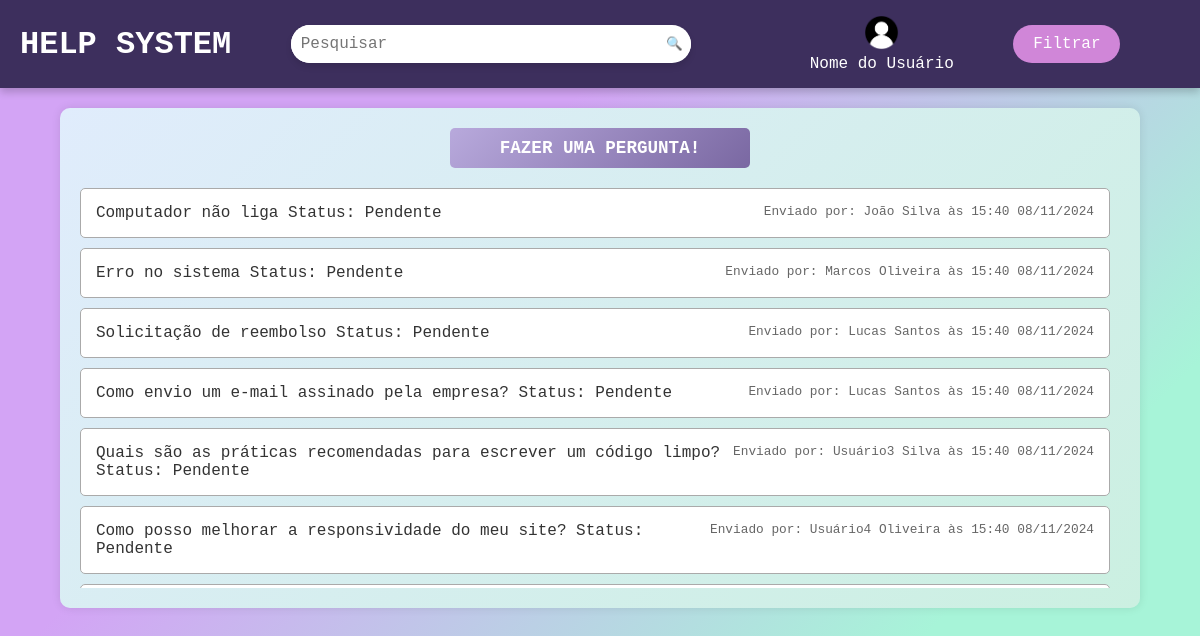
The page / on the database its author committed.
### app/models.py (models this page shows, shortened)
class Solicitacao(db.Model):
    __tablename__ = 'solicitacoes'
    id_solicitacao = db.Column(db.Integer, primary_key=True, autoincrement=True)  # Auto-increment
    id_usuario = db.Column(db.Integer, db.ForeignKey('usuarios.id_usuario'), nullable=False)
    id_categoria = db.Column(db.Integer, db.ForeignKey('categorias.id_categoria'), nullable=False)
    titulo = db.Column(db.String(80), unique=True, nullable=False)
    descricao = db.Column(db.String(240))
    status = db.Column(db.Integer, default=0)  # Default value for status
    data_criacao = db.Column(db.DateTime, default=db.func.now())  # Default value for creation timestamp
    data_resolucao = db.Column(db.DateTime)
    usuario = db.relationship('Usuario', backref=db.backref('solicitacoes', lazy=True))
    categoria = db.relationship('Categoria', backref=db.backref('solicitacoes', lazy=True))

class Usuario(db.Model):
    __tablename__ = 'usuarios'  # Explicitly set the table name
    id_usuario = db.Column(db.Integer, primary_key=True, autoincrement=True)  # Auto-increment
    nome = db.Column(db.String(80), unique=True, nullable=False)
    sobrenome = db.Column(db.String(80), unique=True, nullable=False)
    email = db.Column(db.String(120), unique=True, nullable=False)
    senha = db.Column(db.String(128), nullable=False)
    id_departamento = db.Column(db.Integer, db.ForeignKey('departamentos.id_departamento'), nullable=False)
    departamento = db.relationship('Departamento', backref=db.backref('usuarios', lazy=True))

### app/routes.py (the view)
@main.route('/', methods=['GET', 'POST'])
def index():
    categorias = db.session.query(Categoria).all()
    usuarios = db.session.query(Usuario).all()
    filtro_categoria = None
    filtro_status = None
    filtro_colaborador = None
    pesquisa = None
    query = Solicitacao.query
    filtro_categoria = request.form.get('categoria', None)
    filtro_status = request.form.get('status', None)
    filtro_colaborador = request.form.get('colaborador', None)
    pesquisa = request.form.get('pesquisa', None)
    if filtro_categoria:
        categoria = Categoria.query.filter_by(nome=filtro_categoria).first()
        if categoria:
            query = query.filter(Solicitacao.id_categoria == categoria.id_categoria)
    if filtro_status:
        status = 1 if filtro_status == '1' else 0
        query = query.filter(Solicitacao.status == status)
    if filtro_colaborador:
        colaboradores = Usuario.query.filter(
            (Usuario.nome + ' ' + Usuario.sobrenome).like(f'%{filtro_colaborador}%')
        ).all()
        if colaboradores:
            query = query.filter(Solicitacao.id_usuario.in_([colaborador.id_usuario for colaborador in colaboradores]))
    if pesquisa:
        query = query.filter(or_(
            Solicitacao.descricao.like(f'%{pesquisa}%'),
            Solicitacao.titulo.like(f'%{pesquisa}%')
        ))
    print("Query:",query)
    solicitacoes = query.all()
    print(f"Solicitacoes requisitadas: {len(solicitacoes)}")
    return render_template(
        'index.html',
        categorias=categorias,
        usuarios=usuarios,
        solicitacoes=solicitacoes,
        filtro_categoria=filtro_categoria,
        filtro_status=filtro_status,
        filtro_colaborador=filtro_colaborador,
        pesquisa=pesquisa
    )

### templates/index.html (shortened to what this page needs)
<!DOCTYPE html>
<html lang="pt-br">
  <head>
    <link rel="stylesheet" href="/static/css/index.css" />
  </head>
  <body>
    <header class="navbar">
      <div class="logo">
        <h1>HELP SYSTEM</h1>
      </div>
      <div class="search-container">
        <input type="text" placeholder="Pesquisar" id="pesquisa", name="pesquisa" />
        <button type="submit" id="update-query-button" class="search-button">🔍</button>
      </div>
      <div class="user-info" id="user-dropdown-toggle">
        <img
          src="{{ url_for('static', filename='img/user-profile-pic.png') }}"
          alt="Foto do Usuário"
          class="user-photo"
        />
        <span class="user-name" >Nome do Usuário</span>
      </div>
      <span class="filter-button" id="filters-dropdown-toggle">Filtrar</span>
    </header>
    <div class="container">
      <a href="{{ url_for('main.pergunta') }}"" class="ask-button">FAZER UMA PERGUNTA!</a>
    {% if solicitacoes %}
    <div class="questions-list">
        {% for solicitacao in solicitacoes %}
            <div class="question-box">
                <a href="{{ url_for('main.resposta') }}" class="question-link">{{ solicitacao.titulo }}</a>
                <span class="info">
                    Enviado por: {{ solicitacao.usuario.nome }} {{ solicitacao.usuario.sobrenome }}
                    às {{ solicitacao.data_criacao.strftime('%H:%M %d/%m/%Y') }}
                </span>
                <span class="status
                    {% if solicitacao.status == 0 %}
                        Pendente
                    {% else %}
                        Resolvido
                    {% endif %}
                ">
                    Status:
                    {% if solicitacao.status == 0 %}
                        Pendente
                    {% else %}
                        Resolvido
                    {% endif %}
                </span>
            </div>
        {% endfor %}
    </div>
      {% else %}
          <p>Nenhuma solicitação encontrada.</p>
      {% endif %}
      </div>
  </body>
</html>

### static/css/index.css (style rules this page uses)
* { margin: 0; padding: 0; box-sizing: border-box; font-family: 'Lucida Console', Monaco, monospace; }
html, body { min-height: 100%; }
body { display: flex; flex-direction: column; align-items: center; background: linear-gradient(135deg, #d3a4f5 30%, #a7f4d8 70%); color: #333; }
.navbar { display: flex; justify-content: space-between; align-items: center; width: 100%; max-height: 20em; padding: 15px 20px; background: #3d2f5d; color: white; box-shadow: 0 4px 8px rgba(0, 0, 0, 0.2); flex-wrap: wrap; }
.logo h1 { font-size: 2em; color: white; margin-bottom: auto; }
.search-container { display: flex; align-items: center; background: #ffffff; border-radius: 25px; box-shadow: 0 4px 6px rgba(0, 0, 0, 0.1); width: 100%; max-width: 400px; margin-right: 25px; margin: 0 auto; transition: box-shadow 0.3s; }
.search-container input[type="text"] { padding: 10px 10px; border: none; outline: none; font-size: 1em; color: #333; width: 100%; border-radius: 25px 0 0 25px; }
.search-button { background-color: #ffffff; padding: 8px; border: none; cursor: pointer; transition: transform 0.2s; display: flex; align-items: center; justify-content: center; border-radius: 0 25px 25px 0; }
.filter-button { background-color: #d086d8; color: #ffffff; padding: 10px 20px; border: none; border-radius: 25px; cursor: pointer; font-size: 1em; transition: background 0.3s, transform 0.2s; display: flex; margin-left: auto; margin-right: auto; }
.user-info { display: flex; flex-direction: column; align-items: center; text-align: center; margin-left: auto; color: #ffffff; cursor: pointer; }
.user-photo { width: 35px; height: 35px; border-radius: 50%; margin-bottom: 5px; }
.container { width: 95%; max-width: 90%; background: linear-gradient(135deg, #e0ecfc, #cbf0e1); border-radius: 10px; padding: 20px; margin: 20px auto; box-shadow: 0 0 10px rgba(0, 0, 0, 0.1); }
.ask-button { display: block; width: 100%; max-width: 300px; margin: 0 auto 20px; padding: 10px; background: linear-gradient(135deg, #b8a9dc, #7a68a2); color: #fff; font-size: 1.1em; font-weight: bold; border: none; border-radius: 5px; cursor: pointer; text-align: center; text-decoration: none; transition: background 0.3s; }
.questions-list { max-height: 400px; overflow-y: auto; padding-right: 10px; }
.question-box { background: #fff; border: 1px solid #aaa; border-radius: 5px; padding: 15px; margin-bottom: 10px; }
.question-link { font-size: 1em; text-decoration: none; color: #333; }
.info { font-size: 0.8em; color: #666; float: right; }

### rows shown on the page
Solicitacao: titulo "Computador não liga", usuario.nome "João", usuario.sobrenome "Silva", data_criacao "15:40 08/11/2024", status "Pendente"
Solicitacao: titulo "Erro no sistema", usuario.nome "Marcos", usuario.sobrenome "Oliveira", data_criacao "15:40 08/11/2024", status "Pendente"
Solicitacao: titulo "Solicitação de reembolso", usuario.nome "Lucas", usuario.sobrenome "Santos", data_criacao "15:40 08/11/2024", status "Pendente"
Solicitacao: titulo "Como envio um e-mail assinado pela empresa?", usuario.nome "Lucas", usuario.sobrenome "Santos", data_criacao "15:40 08/11/2024", status "Pendente"
Solicitacao: titulo "Quais são as práticas recomendadas para escrever um código limpo?", usuario.nome "Usuário3", usuario.sobrenome "Silva", data_criacao "15:40 08/11/2024", status "Pendente"
Solicitacao: titulo "Como posso melhorar a responsividade do meu site?", usuario.nome "Usuário4", usuario.sobrenome "Oliveira", data_criacao "15:40 08/11/2024", status "Pendente"
